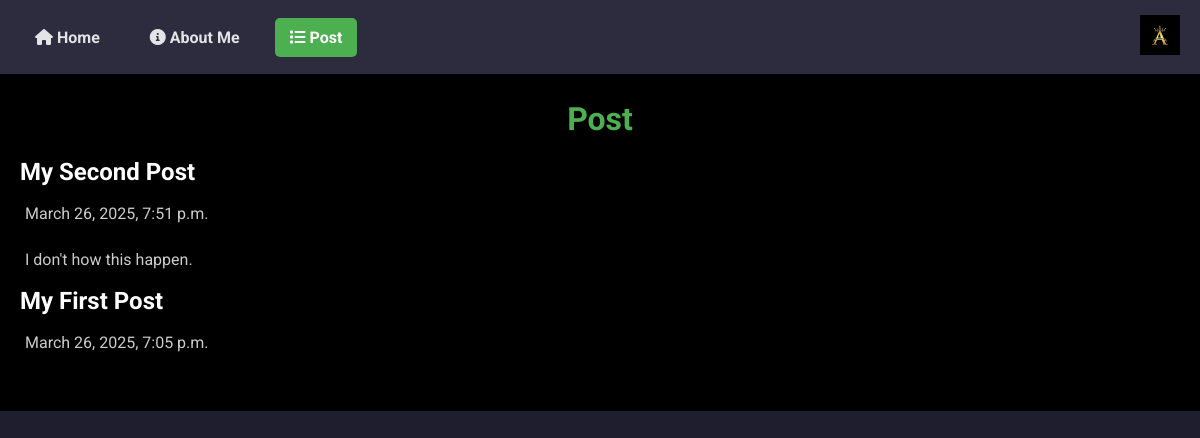
/post/, run on an earlier commit of the app's database.
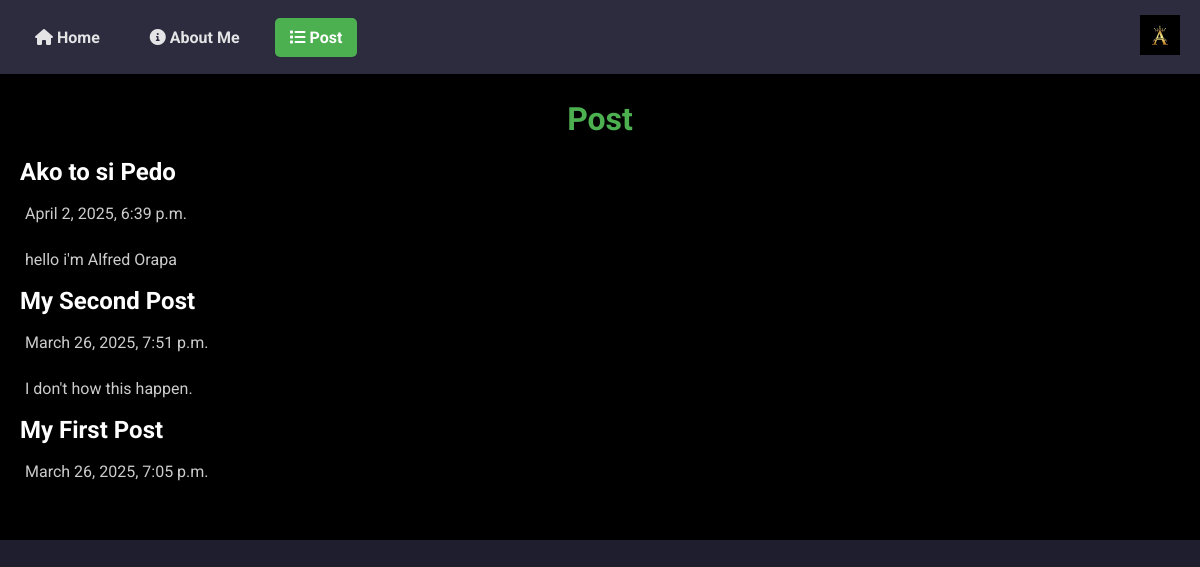
And on a later commit of the database.
### post/models.py (models this page shows, shortened)
class Post(models.Model):
    title = models.CharField(max_length=100)
    body = models.TextField()
    slug = models.SlugField()
    date = models.DateTimeField(auto_now_add=True)

### post/views.py (the view)
# urls.py: path('', views.post_list, name='post_list'),
def post_list(request):
    post = Post.objects.all().order_by('-date')
    return render(request, 'post/post_list.html', {'post': post})

### post/templates/post/post_list.html (shortened to what this page needs)
{% extends 'layout.html' %}
{% block content %}
    <section>
        <h1>Post</h1>
        {% for post in post %}
        <article class="post">
            <h2>{{ post.title }}</h2>
            <p>{{ post.date }}</p>
            <p>{{ post.body }}</p>
        </article>
        {% endfor %}
    </section>
{% endblock %}

What changed in the data, as far as the page shows it:
added Post: title "Ako to si Pedo", date "April 2, 2025, 6:39 p.m.", body "hello i'm Alfred Orapa"
